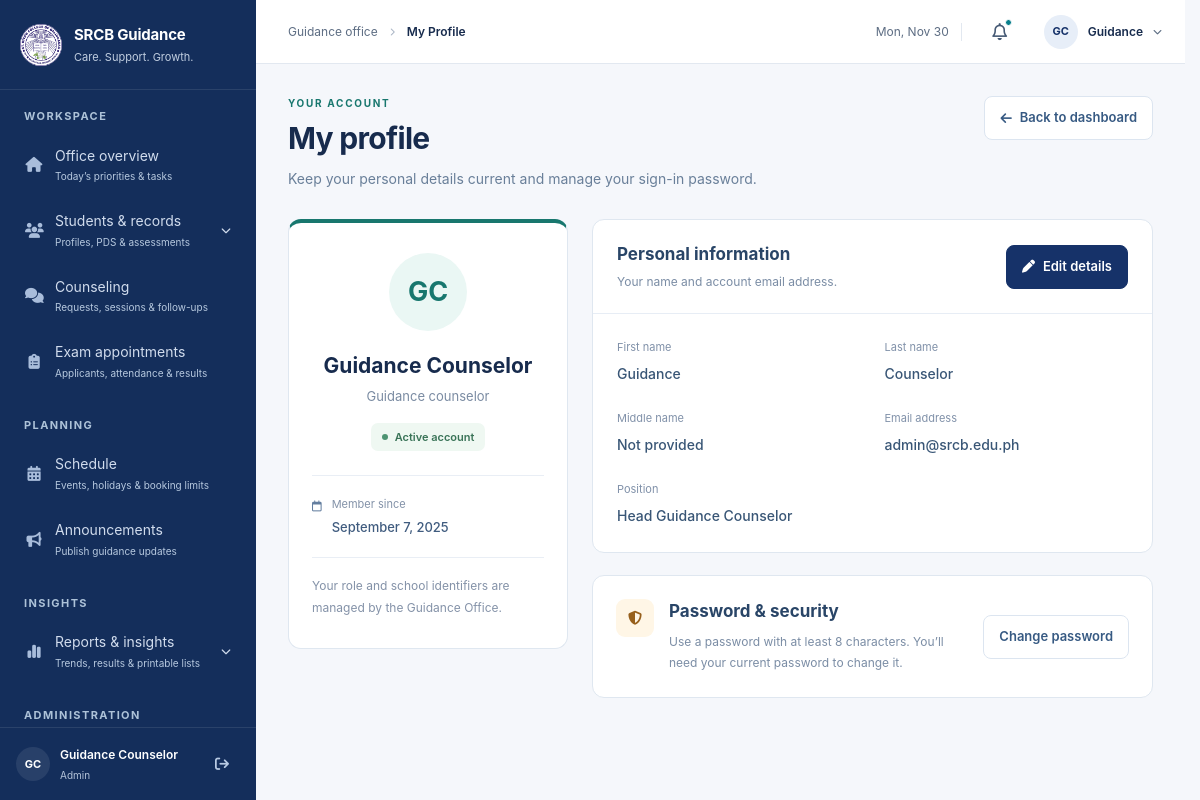
Page /dashboard/layout.php?page=profile (signed in) on the committed database.
### tables this page shows
CREATE TABLE `users` (
  `id` int(11) NOT NULL AUTO_INCREMENT,
  `password` varchar(255) NOT NULL,
  `email` varchar(100) DEFAULT NULL,
  `role` enum('student','admin','guidance_advocate','examinee','super_admin','dsa','teacher') NOT NULL,
  `first_name` varchar(50) NOT NULL,
  `middle_name` varchar(100) DEFAULT NULL,
  `last_name` varchar(50) NOT NULL,
  `position` varchar(100) DEFAULT NULL COMMENT 'Job position for admin and guidance_advocate roles',
  `grade_level_applying` varchar(100) DEFAULT NULL,
  `examinee_type` enum('New Student','Transferee') DEFAULT NULL COMMENT 'Type of examinee: New Student or Transferee',
  `is_active` tinyint(1) DEFAULT 1,
  `created_at` timestamp NOT NULL DEFAULT current_timestamp(),
  `updated_at` timestamp NOT NULL DEFAULT current_timestamp() ON UPDATE current_timestamp(),
  `archived` tinyint(1) DEFAULT 0 COMMENT 'Soft delete flag: 0 = active, 1 = archived',
  `reset_token` varchar(64) DEFAULT NULL,
  `reset_token_expires` datetime DEFAULT NULL,
  PRIMARY KEY (`id`),
  UNIQUE KEY `email` (`email`),
  KEY `idx_users_archived` (`archived`),
  KEY `idx_reset_token` (`reset_token`),
  KEY `idx_grade_level_applying` (`grade_level_applying`),
  KEY `idx_position` (`position`),
  KEY `idx_examinee_type` (`examinee_type`)
);

### includes/session.php (called while the page is built, shortened)
<?php
function getUserInfo() {
    return [
        'id' => $_SESSION['user_id'] ?? null, 'role' => $_SESSION['role'] ?? null,
        'first_name' => $_SESSION['first_name'] ?? null, 'last_name' => $_SESSION['last_name'] ?? null,
        'email' => $_SESSION['user_email'] ?? null,
        'position' => $_SESSION['position'] ?? null, 'student_id' => $_SESSION['student_id'] ?? null,
        'grade_level_applying' => $_SESSION['grade_level_applying'] ?? null
    ];
}
?>

### dashboard/profile.php (the view, shortened to what this page needs)
<?php
$profile_stmt=$db->prepare('SELECT id,first_name,middle_name,last_name,email,role,position,is_active,created_at FROM users WHERE id=?');$profile_stmt->execute([$uid]);$profile_user=$profile_stmt->fetch(PDO::FETCH_ASSOC)?:$user_info;
$profile_roles=['super_admin'=>'Superadmin','admin'=>'Guidance counselor','guidance_advocate'=>'Guidance advocate','student'=>'Student','examinee'=>'Examinee'];
$profile_full_name=trim(implode(' ',array_filter([$profile_user['first_name'],$profile_user['middle_name']??'',$profile_user['last_name']])));
$profile_initials=mb_substr($profile_user['first_name'],0,1).mb_substr($profile_user['last_name'],0,1);
?>
<section class="profile-page" aria-labelledby="profile-title">
    <header class="profile-heading"><div><p class="profile-eyebrow">Your account</p><h1 id="profile-title">My profile</h1><p>Keep your personal details current and manage your sign-in password.</p></div><a href="layout.php?page=dashboard" class="profile-button"><i class="fas fa-arrow-left" aria-hidden="true"></i>Back to dashboard</a></header>
    <div class="profile-layout"><aside class="profile-identity"><span class="profile-large-avatar"><?=htmlspecialchars(mb_strtoupper($profile_initials))?></span><h2><?=htmlspecialchars($profile_full_name)?></h2><p class="profile-role"><?=htmlspecialchars($profile_roles[$profile_user['role']]??ucwords(str_replace('_',' ',$profile_user['role'])))?></p><span class="profile-state <?=empty($profile_user['is_active'])?'is-disabled':''?>"><?=empty($profile_user['is_active'])?'Sign-in disabled':'Active account'?></span><div class="profile-joined"><i class="far fa-calendar" aria-hidden="true"></i><span>Member since<strong><?=htmlspecialchars(date('F j, Y',strtotime($profile_user['created_at'])))?></strong></span></div><p class="profile-office-note">Your role and school identifiers are managed by the Guidance Office.</p></aside>
    <div class="profile-panels"><section class="profile-panel"><div class="profile-panel-heading"><div><h2>Personal information</h2><p>Your name and account email address.</p></div><button type="button" class="profile-button primary" onclick="openProfileDialog('profileDetailsDialog')"><i class="fas fa-pen" aria-hidden="true"></i>Edit details</button></div><dl class="profile-details"><div><dt>First name</dt><dd><?=htmlspecialchars($profile_user['first_name'])?></dd></div><div><dt>Last name</dt><dd><?=htmlspecialchars($profile_user['last_name'])?></dd></div><div><dt>Middle name</dt><dd><?=htmlspecialchars($profile_user['middle_name']?:'Not provided')?></dd></div><div><dt>Email address</dt><dd><?=htmlspecialchars($profile_user['email']?:'Not provided')?></dd></div><?php if(!empty($profile_user['position'])):?><div><dt>Position</dt><dd><?=htmlspecialchars($profile_user['position'])?></dd></div><?php endif;?></dl></section>
    <section class="profile-panel profile-security"><span class="profile-security-icon"><i class="fas fa-shield-halved" aria-hidden="true"></i></span><div><h2>Password & security</h2><p>Use a password with at least 8 characters. You’ll need your current password to change it.</p></div><button type="button" class="profile-button" onclick="openProfileDialog('profilePasswordDialog')">Change password</button></section></div></div>
</section>

### dashboard/partials/sidebar.php (shortened to what this page needs)
<?php
$navGroups = [];
if (in_array($role,['admin','guidance_advocate'],true)) {
    $navGroups = [
        'Workspace' => [
            ['dashboard','Office overview','fa-house'],
            ['students','Students & records','fa-users',[
                ['student_records','Student records'],['student_list_report','Student lists & printing'],
                ['admin_view_pds','Personal data sheets'],['counseling_history','Counseling history'],['survey_results','Survey results']
            ]],
            ['manage_counseling','Counseling','fa-comments'],
            ['manage_exams','Exam appointments','fa-clipboard-list']
        ],
        'Planning' => [['schedules','Schedule','fa-calendar-days'],['manage_announcements','Announcements','fa-bullhorn']],
        'Insights' => [['reports','Reports & insights','fa-chart-simple',[
            ['reports','Reports overview'],['examinee_reports','Examinee reports'],['ses_analytics','SES analytics'],['olsat_reports','OLSAT reports'],['counseling_reports','Counseling reports']
        ]]]
    ];
    if ($role==='admin') $navGroups['Administration']=[['system_settings','System settings','fa-gear']];
}
?>
<aside id="sidebar" class="portal-sidebar" aria-label="Main navigation">
    <a class="portal-brand" href="layout.php?page=dashboard" aria-label="SRCB Guidance home">
        <img src="../assets/images/srcblogo.png" alt="SRCB seal" width="42" height="42">
        <span><strong>SRCB Guidance</strong><small>Care. Support. Growth.</small></span>
    </a>
    <nav class="portal-nav">
    <?php foreach($navGroups as $group=>$links): ?>
        <div class="portal-nav-group"><p class="portal-nav-label"><?=htmlspecialchars($group)?></p>
        <?php foreach($links as $link): $children=$link[3]??[];$childPages=array_column($children,0);
            $active=$page===$link[0] || in_array($page,$childPages,true) || (in_array($link[0],['fill_pds','view_pds'],true)&&in_array($page,['fill_pds','view_pds'],true)) || ($link[0]==='manage_exams'&&$page==='release_results'); ?>
            <?php if($children): ?>
                <button type="button" class="portal-nav-link <?=$active?'is-active':''?>" data-nav-group="<?=$link[0]?>" aria-controls="<?=$link[0]?>-submenu" aria-expanded="<?=$active?'true':'false'?>">
                    <i class="fas <?=$link[2]?>" aria-hidden="true"></i><span class="cw-nav-copy"><?=htmlspecialchars($link[1])?><?php if(in_array($role,['admin','guidance_advocate'],true)):?><small><?=$link[0]==='students'?'Profiles, PDS & assessments':'Trends, results & printable lists'?></small><?php endif;?></span><i class="fas fa-chevron-down portal-chevron aria-hidden="true"></i>
                </button>
            <?php else: ?>
                <a href="layout.php?page=<?=$link[0]?>" class="portal-nav-link <?=$active?'is-active':''?>" <?=$active?'aria-current="page"':''?>><i class="fas <?=$link[2]?>" aria-hidden="true"></i><span class="<?=$role==='super_admin'?'sa-nav-copy':(in_array($role,['admin','guidance_advocate'],true)?'cw-nav-copy':'')?>"><?=htmlspecialchars($link[1])?><?php if(in_array($role,['admin','guidance_advocate'],true)): $office_nav_hints=['dashboard'=>'Today’s priorities & tasks','manage_counseling'=>'Requests, sessions & follow-ups','manage_exams'=>'Applicants, attendance & results','schedules'=>'Events, holidays & booking limits','manage_announcements'=>'Publish guidance updates','system_settings'=>'Services & homepage notice'];?><small><?=htmlspecialchars($office_nav_hints[$link[0]]??'')?></small><?php endif;?><?php if($role==='super_admin'): $nav_hints=['dashboard'=>'Choose a task','user_management'=>'People, roles & access','academic_settings'=>'School structure & levels','backup_restore'=>'Save or recover records','system_logs'=>'Who did what, and when'];?><small><?=htmlspecialchars($nav_hints[$link[0]]??'')?></small><?php endif;?></span></a>
            <?php endif;?>
        <?php endforeach;?></div>
    <?php endforeach;?>
    </nav>
    <div class="portal-sidebar-footer"><span class="portal-avatar"><?=htmlspecialchars($initials)?></span><span class="portal-user"><strong><?=htmlspecialchars($first_name.' '.$last_name)?></strong><small><?=htmlspecialchars(ucwords(str_replace('_',' ',$role)))?></small></span><a href="../auth/logout.php" aria-label="Log out" title="Log out"><i class="fas fa-arrow-right-from-bracket" aria-hidden="true"></i></a></div>
</aside>

### dashboard/partials/header.php (shortened to what this page needs)
<?php
$header_notifications=[];$unread_count=0;
try {
    $n=$db->prepare('SELECT COUNT(*) FROM notifications WHERE user_id=? AND is_read=0');$n->execute([$uid]);$unread_count=(int)$n->fetchColumn();
}catch(Exception $e){}
?>
<header class="portal-header">
    <div class="portal-header-left">
        <div class="portal-breadcrumb"><span>Guidance office</span><i class="fas fa-chevron-right" aria-hidden="true"></i><strong><?=htmlspecialchars($page==='dashboard'?'Overview':$page_title)?></strong></div>
    </div>
    <div class="portal-header-actions">
        <span class="portal-today"><?=date('D, M j')?></span>
        <div class="portal-menu-anchor">
            <button type="button" id="notifBtn" class="portal-icon-button" aria-label="Notifications<?=$unread_count?' ('.$unread_count.' unread)':''?>" aria-controls="notifMenu" aria-expanded="false"><i class="far fa-bell" aria-hidden="true"></i><?php if($unread_count):?><span class="portal-notification-dot"></span><?php endif;?></button>
        </div>
        <div class="portal-menu-anchor">
            <button type="button" id="accountBtn" class="portal-account-button" aria-label="Account menu" aria-controls="accountMenu" aria-expanded="false"><span class="portal-avatar"><?=htmlspecialchars($initials)?></span><span class="portal-account-name"><?=htmlspecialchars($first_name)?></span><i class="fas fa-chevron-down" aria-hidden="true"></i></button>
        </div>
    </div>
</header>

### assets/css/counselor-workspace.css (style rules this page uses)
@media screen { .counselor-ui { --cw-accent:#227b78;--cw-tint:#eaf7f4 } }
@media screen { .counselor-ui .portal-nav-link { min-height:49px;font-size:14px } }
@media screen { .counselor-ui .portal-nav-label { font-size:11px;color:#adc2d8 } }
@media screen { .cw-nav-copy { display:flex;flex-direction:column;gap:4px } }
@media screen { .cw-nav-copy small { font-size:10px;font-weight:400;color:#b7c9df;line-height:1.5 } }

### assets/css/profile.css (style rules this page uses)
.profile-page { max-width:1120px;margin:auto;color:#172b4d }
.profile-heading { display:flex;justify-content:space-between;align-items:flex-start;gap:22px;margin-bottom:28px }
.profile-eyebrow { font-size:10px;text-transform:uppercase;letter-spacing:1.7px;color:#18776e;font-weight:700;margin-bottom:8px }
.profile-heading h1 { font-size:30px;font-weight:700;letter-spacing:-.7px;line-height:1.3;margin-bottom:9px }
.profile-heading>div>p:last-child { font-size:14px;line-height:1.7;color:#697f99 }
.profile-button { display:inline-flex;align-items:center;justify-content:center;gap:8px;min-height:44px;padding:10px 15px;border:1px solid #dce5f0;border-radius:8px;background:#fff;color:#375a83;font-size:13px;font-weight:600;line-height:1.5;text-align:center }
.profile-button.primary { background:#163269;border-color:#163269;color:white }
.profile-layout { display:grid;grid-template-columns:280px minmax(0,1fr);gap:24px }
.profile-identity { align-self:start;text-align:center;background:#fff;border:1px solid #dfe7f0;border-top:4px solid #18776e;border-radius:13px;padding:30px 23px }
.profile-large-avatar { display:flex;align-items:center;justify-content:center;width:78px;height:78px;border-radius:50%;background:#eaf7f4;color:#18776e;font-size:27px;font-weight:700;margin:0 auto 19px }
.profile-identity h2 { font-size:21px;font-weight:700;line-height:1.5;overflow-wrap:anywhere }
.profile-role { font-size:13px;color:#7a8ba2;margin:6px 0 16px }
.profile-state { display:inline-flex;align-items:center;gap:7px;font-size:11px;font-weight:600;padding:6px 11px;border-radius:7px;background:#eff8f2;color:#397357 }
.profile-state:before { content:'';width:6px;height:6px;border-radius:50%;background:#4d9472 }
.profile-joined { display:flex;gap:10px;align-items:flex-start;text-align:left;margin:24px 0 0;padding:19px 0;border-top:1px solid #e9eef5;border-bottom:1px solid #e9eef5;font-size:11px;color:#8392a8;line-height:1.7 }
.profile-joined>i { padding-top:5px;color:#637e9f }
.profile-joined strong { display:block;font-size:13px;font-weight:500;color:#405c7f;margin-top:2px }
.profile-office-note { font-size:12px;line-height:1.8;color:#8492a8;text-align:left;margin-top:17px }
.profile-panels { display:flex;flex-direction:column;gap:22px;min-width:0 }
.profile-panel { background:#fff;border:1px solid #dfe7f0;border-radius:12px;overflow:hidden }
.profile-panel-heading { display:flex;align-items:center;justify-content:space-between;gap:16px;padding:22px 24px;border-bottom:1px solid #e7edf5 }
.profile-panel h2 { font-size:17px;font-weight:650;color:#294567;line-height:1.5 }
.profile-panel-heading p { font-size:12px;color:#7b8da5;margin-top:5px;line-height:1.6 }
.profile-details { display:grid;grid-template-columns:1fr 1fr;gap:25px 24px;padding:25px 24px }
.profile-details dt { font-size:11px;color:#8091a9;margin-bottom:7px }
.profile-details dd { font-size:14px;font-weight:500;color:#395676;overflow-wrap:anywhere;line-height:1.6 }
.profile-security { display:flex;align-items:flex-start;gap:15px;padding:23px }
.profile-security>div { flex:1 }
.profile-security p { font-size:12px;color:#7b8da5;line-height:1.8;margin-top:6px }
.profile-security-icon { background:#fff6e6;color:#97601c;border-radius:9px;width:38px;height:38px;display:flex;align-items:center;justify-content:center;flex-shrink:0 }
.profile-security .profile-button { align-self:center }

### rows in the picture
users: initials "GC", first_name+last_name "Guidance Counselor", first_name "Guidance", mb_strtoupper($profile_initials) "GC", profile_full_name "Guidance Counselor", role "Guidance counselor", created_at "September 7, 2025", last_name "Counselor", middle_name "Not provided", email "admin@srcb.edu.ph", position "Head Guidance Counselor"

### other values in the picture
$group "WORKSPACE"
$link[1] "Office overview"
$office_nav_hints[$link[0]] "Today’s priorities & tasks"
$link[1] "Students & records"
$link[1] "Counseling"
$office_nav_hints[$link[0]] "Requests, sessions & follow-ups"
$link[1] "Exam appointments"
$office_nav_hints[$link[0]] "Applicants, attendance & results"
$group "PLANNING"
$link[1] "Schedule"
$office_nav_hints[$link[0]] "Events, holidays & booking limits"
$link[1] "Announcements"
$office_nav_hints[$link[0]] "Publish guidance updates"
$group "INSIGHTS"
$link[1] "Reports & insights"
